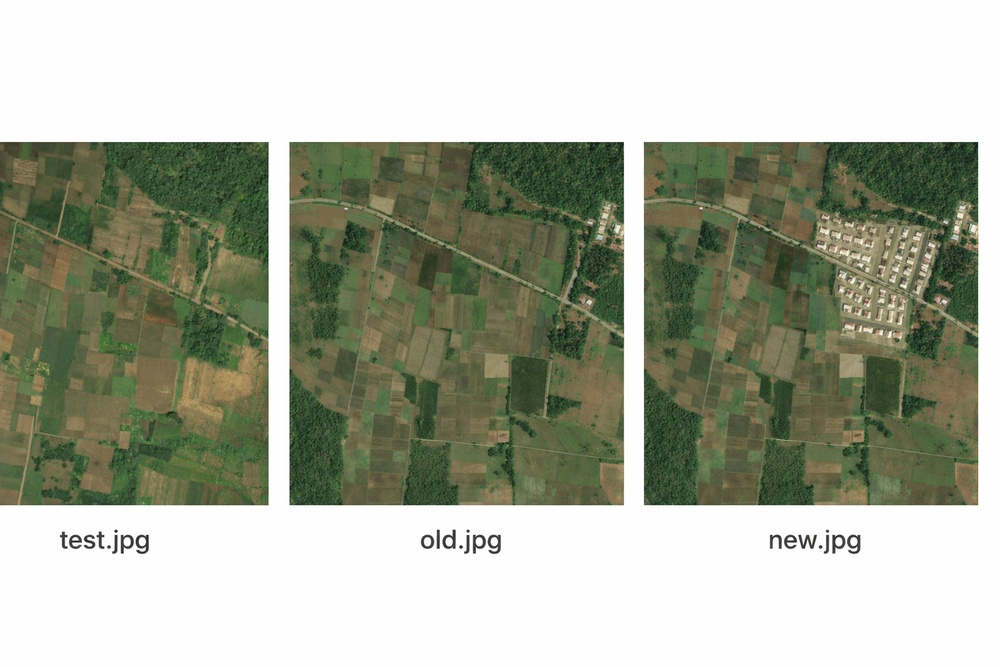
#> input picture ml-backend/test.jpg, 1000 x 667 px, shrunk from 1536 x 1024 before the run; the run also reads 2 pictures not shown here
$ python main.py
#> lines starting #> are read from the running program, lines starting #| are printed output that depends on the picture; long printed decimals are rounded
### ml-backend/classification/land_classifier.py
import cv2
import numpy as np

def classify_land(image_path):
#> called with image_path = 'test.jpg'
    img = cv2.imread(image_path)
#> img is the input picture: shape (667, 1000, 3); mean B, G, R 157.4, 173.8, 169.4

    # Convert to RGB
    img = cv2.cvtColor(img, cv2.COLOR_BGR2RGB)

    # Calculate average color
    avg_color = np.mean(img, axis=(0, 1))
#> avg_color = [169.4, 173.8, 157.4]
    r, g, b = avg_color
#> r = 169.4; g = 173.8; b = 157.4

    # Simple rule-based classification
    if g > r and g > b:
        land_type = "Agriculture / Forest"
    elif b > r and b > g:
        land_type = "Water"
    elif r > 120 and g > 120 and b > 120:
        land_type = "Urban"
    else:
        land_type = "Barren Land"

    return {
        "average_rgb": avg_color.tolist(),
        "land_type": land_type
    }

### ml-backend/change_detection/change_detector.py
import cv2
import numpy as np

def detect_change(old_image_path, new_image_path):
    img1 = cv2.imread(old_image_path)
    img2 = cv2.imread(new_image_path)

    diff = cv2.absdiff(img1, img2)
    gray = cv2.cvtColor(diff, cv2.COLOR_BGR2GRAY)

    _, thresh = cv2.threshold(gray, 30, 255, cv2.THRESH_BINARY)

    changed_pixels = np.sum(thresh > 0)
    total_pixels = thresh.size
    percent_change = (changed_pixels / total_pixels) * 100

    # Create red overlay for changes
    overlay = img2.copy()
    overlay[thresh > 0] = [0, 0, 255]  # Red color

    cv2.imwrite("change_output.jpg", overlay)

    alert = "No Significant Change"
    if percent_change > 5:
        alert = "Encroachment Alert!"

    return {
        "percent_change": float(round(percent_change, 2)),
        "status": alert
    }

### ml-backend/suitability/scoring.py
import cv2
import numpy as np

def calculate_ndvi_like(image_path):
    img = cv2.imread(image_path)
    img = cv2.cvtColor(img, cv2.COLOR_BGR2RGB)

    # Split channels
    r = img[:, :, 0].astype(float)
    g = img[:, :, 1].astype(float)
    b = img[:, :, 2].astype(float)

    # NDVI-like index (since no NIR band)
    vegetation_index = np.mean(g / (r + b + 1e-5))

    return vegetation_index


def calculate_suitability(image_path, rainfall=0.7, soil_quality=0.6):

    ndvi_like = calculate_ndvi_like(image_path)

    score = (
        ndvi_like * 0.5 +
        rainfall * 0.3 +
        soil_quality * 0.2
    )

    return {
    "ndvi_like": float(round(ndvi_like, 2)),
    "suitability_score": float(round(score * 100, 2))
}

### ml-backend/main.py
from classification.land_classifier import classify_land
from change_detection.change_detector import detect_change
from suitability.scoring import calculate_suitability

print("----- LAND CLASSIFICATION -----")
result = classify_land("test.jpg")
#> result = {'average_rgb': [169.4, 173.8, 157.4], 'land_type': 'Agriculture / Forest'}
print(result)
#| {'average_rgb': [169.369, 173.758, 157.409], 'land_type': 'Agriculture / Forest'}

print("\n----- CHANGE DETECTION -----")
change = detect_change("old.jpg", "new.jpg")
#> in detect_change, `diff = cv2.absdiff(img1, img2)`: diff: shape (667, 1000, 3); every value is 0
#> in detect_change, `gray = cv2.cvtColor(diff, cv2.COLOR_BGR2GRAY)`: gray: shape (667, 1000); every value is 0
#> in detect_change, `changed_pixels = np.sum(thresh > 0)`: changed_pixels = 0
#> change = {'percent_change': 0, 'status': 'No Significant Change'}
print(change)
#| {'percent_change': 0.0, 'status': 'No Significant Change'}

print("\n----- SUITABILITY SCORE -----")
score = calculate_suitability("test.jpg")
#> in calculate_ndvi_like, `r = img[:, :, 0].astype(float)`:
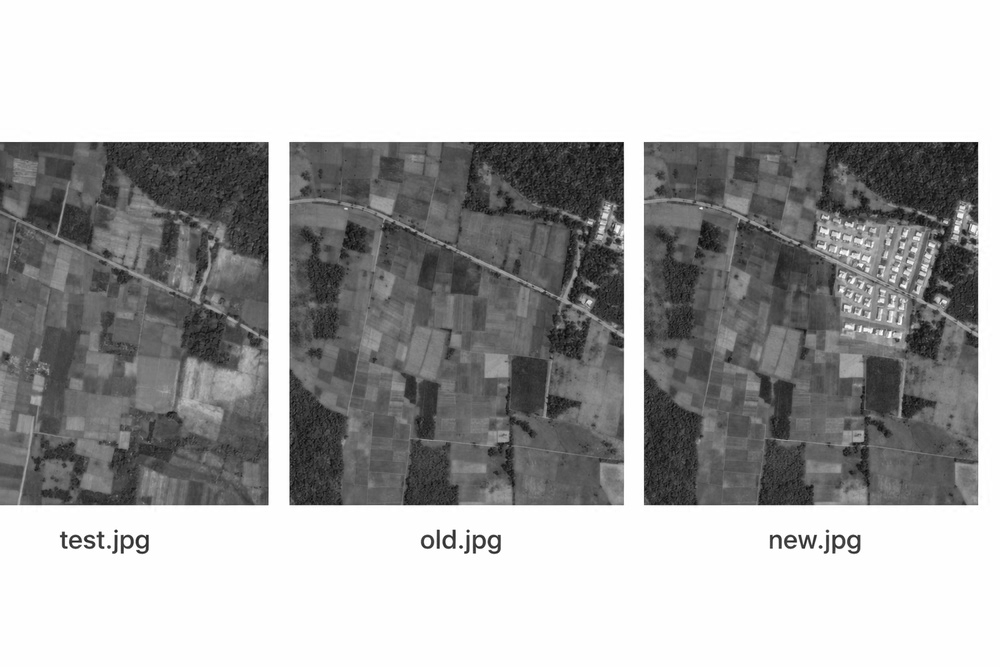
#> r: shape (667, 1000) float64; min 6, max 255, mean 169.4
#> in calculate_ndvi_like, `g = img[:, :, 1].astype(float)`:
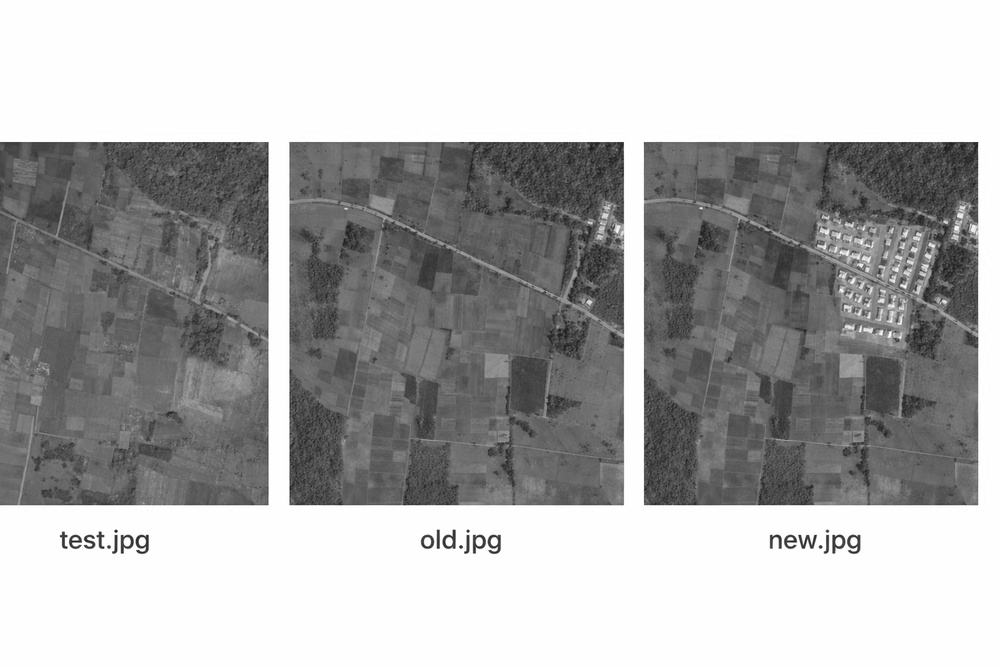
#> g: shape (667, 1000) float64; min 23, max 255, mean 173.8
#> in calculate_ndvi_like, `b = img[:, :, 2].astype(float)`:
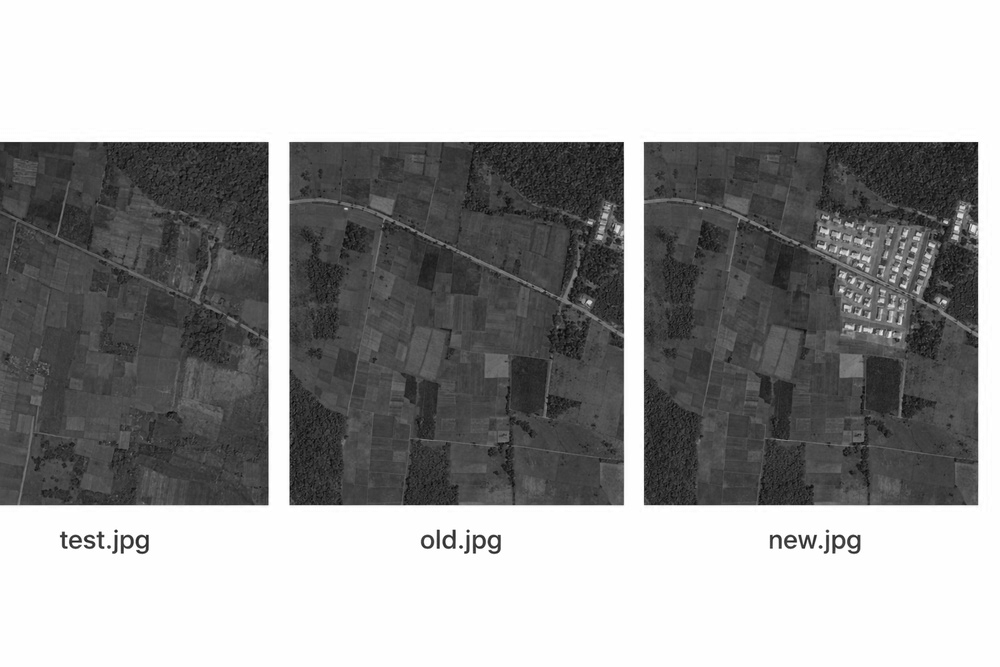
#> b: shape (667, 1000) float64; min 0, max 255, mean 157.4
#> in calculate_ndvi_like, `vegetation_index = np.mean(g / (r + b + 1e-5))`: vegetation_index = 0.579
#> in calculate_suitability, `score = ( ndvi_like * 0.5 + rainfall * 0.3 + soil_quality * 0.2 )`: score = 0.619
#> score = {'ndvi_like': 0.58, 'suitability_score': 61.95}
print(score)
#| {'ndvi_like': 0.58, 'suitability_score': 61.95}
